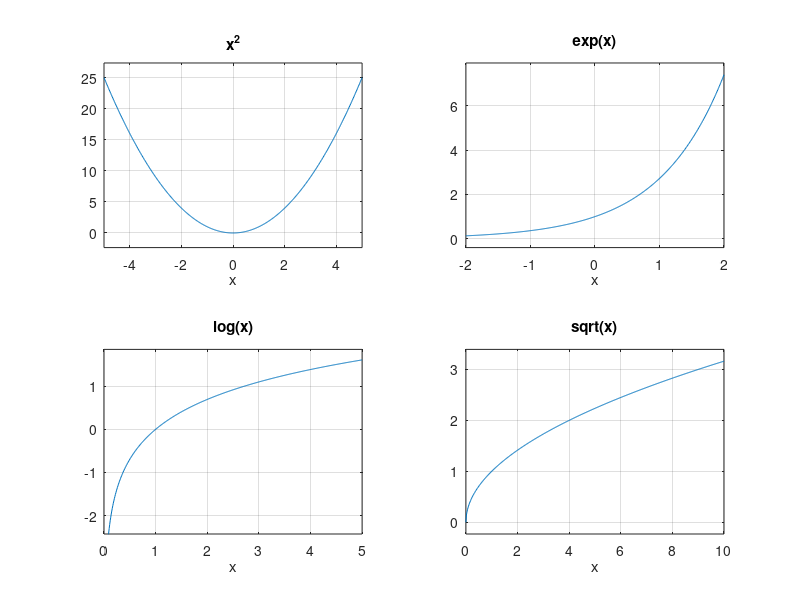

Source code (MATLAB):
close all;
subplot(2,2,1);
ezplot('x^2', [-5, 5]);
grid on;
subplot(2,2,2);
ezplot('exp(x)', [-2, 2]);
grid on;
subplot(2,2,3);
ezplot('log(x)', [0, 5]);
grid on;
subplot(2,2,4);
ezplot('sqrt(x)', [0,10]);
grid on;